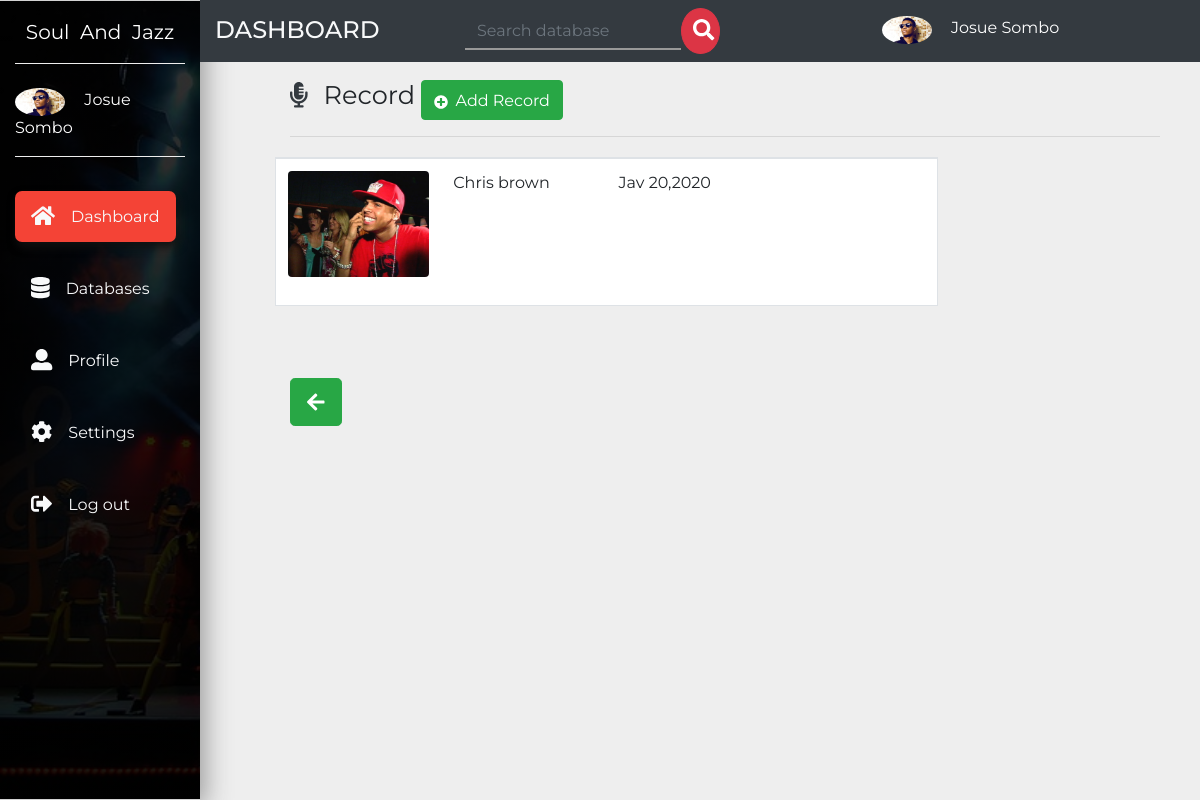
Page /admin/record/view.php?view=1 on the committed database.
### tables this page shows
CREATE TABLE `user` (
  `id` int(11) NOT NULL AUTO_INCREMENT,
  `name` varchar(20) NOT NULL,
  `email` varchar(20) NOT NULL,
  `password` varchar(20) NOT NULL,
  `address` varchar(200) NOT NULL,
  `language` varchar(20) NOT NULL,
  `avatar` varchar(255) NOT NULL,
  `privilege` varchar(10) DEFAULT NULL,
  PRIMARY KEY (`id`)
);

CREATE TABLE `record` (
  `id` int(11) NOT NULL AUTO_INCREMENT,
  `record_name` varchar(25) NOT NULL,
  `record_img` varchar(25) NOT NULL,
  `record_date` varchar(30) NOT NULL,
  PRIMARY KEY (`id`)
);

### admin/db-conf.php (called while the page is built, shortened)
<?php
$con = mysqli_connect('localhost','josue','josue','blog');
$id_loginuser = $_SESSION['user'];
$sql = "SELECT * from user where id='$id_loginuser'";
$result = mysqli_query($con,$sql);
while($row = mysqli_fetch_assoc($result))
{
$name = $row['name'];
$avatar = $row['avatar'];
}
?>

### admin/record/view.php (the view, shortened to what this page needs)
<?php include_once('../db-conf.php');?>
<?php
 if (isset($_GET['view'])) {
   $id = $_GET['view'];
 }else{
  header("location:index.php");
 }
?>
<!DOCTYPE html>
<html lang="en">
  <head>
    <link rel="stylesheet" href="https://stackpath.bootstrapcdn.com/bootstrap/4.3.1/css/bootstrap.min.css">
    <link href="../../css/all.css" rel="stylesheet">
    <link rel="stylesheet" href="../../css/master.css">
  </head>
  <body>
  <nav class="navbar navbar-expand-md navbar-dark small">
  <div class="collapse navbar-collapse" id="navbarNavDropdown">
    <div class="container-fluid">
      <div class="row">
         <div class="col-lg-2 col-md-2 sidebar fixed-top">
         <a class="navbar-brand text-white d-block mx-auto text-center py-3 mb-4 botton-brand" href="../header.php">Soul &nbsp;And &nbsp;Jazz</a>
         <div class="botton-brand pb-3 mb-5">
           <img src="<?php echo "../".$avatar;?>" class="rounded-circle mr-3" width="50" alt="image">
           <a href="../header.php" class="text-white small-link"><?php echo $name;?></a>
         </div>
         <ul class="navbar-nav flex-column mt-4">
           <li class="navbar-item mb-5 mt-xs-2"><a href="../header.php" class="navbar-link text-light p-3 sidebar-link current"><i class="fa fa-home text-light fa-lg mr-3"></i>Dashboard</a></li>
           <li class="navbar-item mb-5"><a href="../database.php" class="navbar-link text-light p-3 sidebar-link"><i class="fas fa-database text-light fa-lg mr-3"></i>Databases</a></li>
           <li class="navbar-item mb-5"><a href="../profile.php" class="navbar-link text-light p-3 sidebar-link"><i class="fas fa-user-alt text-light fa-lg mr-3"></i>Profile</a></li>
           <li class="navbar-item mb-5"><a href="../setting.php" class="navbar-link text-light p-3 sidebar-link"><i class="fas fa-cog text-light fa-lg mr-3"></i>Settings</a></li>
           <li class="navbar-item mb-5"><a href="../logout.php" data-toggle="modal" data-target="#logout" class="navbar-link text-light p-3 sidebar-link"><i class="fas fa-sign-out-alt text-light fa-lg mr-3"></i>Log out</a></li>
         </ul>
         </div>
         <div class="col-lg-10 col-md-10 rightbar bg-dark ml-auto fixed-top py-2">
           <div class="row">
             <div class="col-md-3">
              <h4 class="text-uppercase text-light mb-0 pt-2">Dashboard</h4>
             </div>
             <div class="col-md-5 small-hide">
              <form method="post" action="../search.php" class="form-inline mb-0">
                <input type="search" name="search" id="search" placeholder="Search database" class="form-control search-bar">
                <button class="btn btn-danger search-button"><i class="fas fa-search fa-lg" style="margin-left: -5px;"></i></button>
              </form>
             </div>
             <div class="col-md-4 pt-2 small-hide">
               <img src="<?php echo "../".$avatar;?>" class="rounded-circle mr-3" width="50" alt="image">
               <a href="" class="text-white"><?php echo $name;?></a>
             </div>
           </div>
         </div>
      </div>
    </div>
  </div>
</nav>
<div class="container-fluid">
  <div class="row">
    <div class="col-lg-9 ml-auto " id="left-side">
      <div class="row pt-5 mt-3 mb-5">
        <div class="col-sm-12 mb-1">
          <h3 class="display-4 mt-auto" style="width:15%;font-size: 1.6rem;float: left;"><i class="fas fa-microphone-alt text-light fa-1x mr-3 text-dark mr-3"></i><strong class="pt-5">Record</strong></h3> <a href="index.php" class="btn btn-success"><i class="fas fa-plus-circle pr-2 icon"></i>Add Record</a>
        <hr>
        </div>
        <div class="bg-white border">
          <table class="table table-hover">
          <?php
          $sql = "SELECT * FROM record where id='$id'";
          $result = mysqli_query($con,$sql);
          while($row = mysqli_fetch_assoc($result)){?>
            <tr>
              <td class="w-52"><img src="<?php echo "../../".$row['record_img'];?>" class="img-fuid rounded img-cus" alt="image"></td>
              <td class="w-25"><?php echo $row['record_name'];?><br><?php echo $row['event_date'];?></td>
              <td class="w-50"><?php echo $row['record_date'];?></td>
            </tr>
          <?php }?>
          </table>
        </div>
    </div>
    <a href="index.php" class="btn btn-success mt-4 btn-lg"><i class="fas fa-arrow-left pt-0"></i></a>
  </div>
</div>
</div>
  </body>
</html>

### css/all.css (style rules this page uses)
.fa-lg { font-size: 1.33333em; line-height: 0.75em; vertical-align: -.0667em; }
.fa-1x { font-size: 1em; }
.fa-arrow-left:before { content: "\f060"; }
.fa-cog:before { content: "\f013"; }
.fa-database:before { content: "\f1c0"; }
.fa-home:before { content: "\f015"; }
.fa-microphone-alt:before { content: "\f3c9"; }
.fa-plus-circle:before { content: "\f055"; }
.fa-search:before { content: "\f002"; }
.fa-sign-out-alt:before { content: "\f2f5"; }
.fa-user-alt:before { content: "\f406"; }

### css/master.css (style rules this page uses)
body { font-family: 'Montserrat', sans-serif; background: #eee; }
#left-side { position: absolute; left: 275px; }
ul li,a { font-size: 1rem; }
.current { background: #f44336; border-radius: 7px; box-shadow: 2px 5px 10px #111; transition: all .3s; }
.search-bar { background: transparent; border: none; border-radius:0; border-bottom: 2px solid #999; }
.img-cus { width: 100%; }
.search-button { width: 10%; border-radius: 50%; padding: 10px 16px; }
.sidebar { border-top:1px solid lightgray; background: linear-gradient(rgba(0,0,0,.8),rgba(0,0,0,.9)), url('../img/news.jpg'); background-size: cover; background-repeat: no-repeat; height: 100vh; border-bottom: 1px solid lightgray; box-sizing: border-box; box-shadow: 5px 7px 25px #999; }
.botton-brand { border-bottom: 1px groove #eee; }
.sidebar-link { transition: all .4s; }
.icon { font-size: 22px; padding-top: 8px; }

### rows in the picture
user: avatar (picture), name "Josue Sombo"
record: record_img (picture), record_name "Chris brown", record_date "Jav 20,2020"
